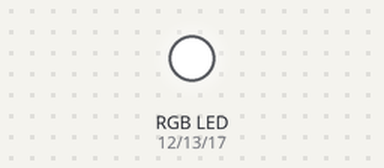
A sketch run on a simulated Arduino Uno, built with avr-gcc and run on an emulated ATmega328P. On the bench: an RGB LED mixed from three pins (HIGH = lit).

Above: at 1.5 s.
At 4.5 s:
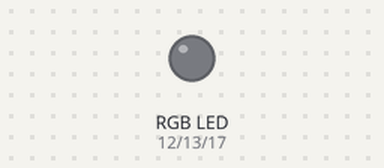
Timing chart, 0 to 5.6 s (numbered marks = the images above):
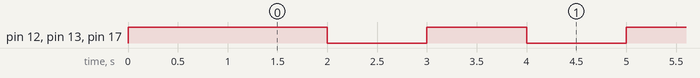

The sketch:

Tarea_1_salidasRGB.ino
```cpp
// Salidas

int led_pin_R = 12;
int led_pin_G = 13;
int led_pin_B = 17;

void setup() {

  // Salidas
  pinMode ( led_pin_R, OUTPUT);
  pinMode ( led_pin_G, OUTPUT);
  pinMode ( led_pin_B, OUTPUT);

  // apaga todos los LED
  digitalWrite(led_pin_R, HIGH);
  digitalWrite(led_pin_G, HIGH);
  digitalWrite(led_pin_B, HIGH);
  delay (1000);

  // configuracion de la comunicacion serial

  Serial.begin(115200);

}

void loop() {


  digitalWrite(led_pin_R, HIGH);
  digitalWrite(led_pin_G, HIGH);
  digitalWrite(led_pin_B, HIGH);
  delay (1000);


// se encienden todos los led blanco
  digitalWrite(led_pin_R, LOW);
  digitalWrite(led_pin_G, LOW);
  digitalWrite(led_pin_B, LOW);
  delay (1000);


}
```

Measured:
- by itself, pin 12 (led_pin_R), pin 13 (led_pin_G), pin 17 (led_pin_B): alternates HIGH for 1.0 s and LOW for 1.0 s
